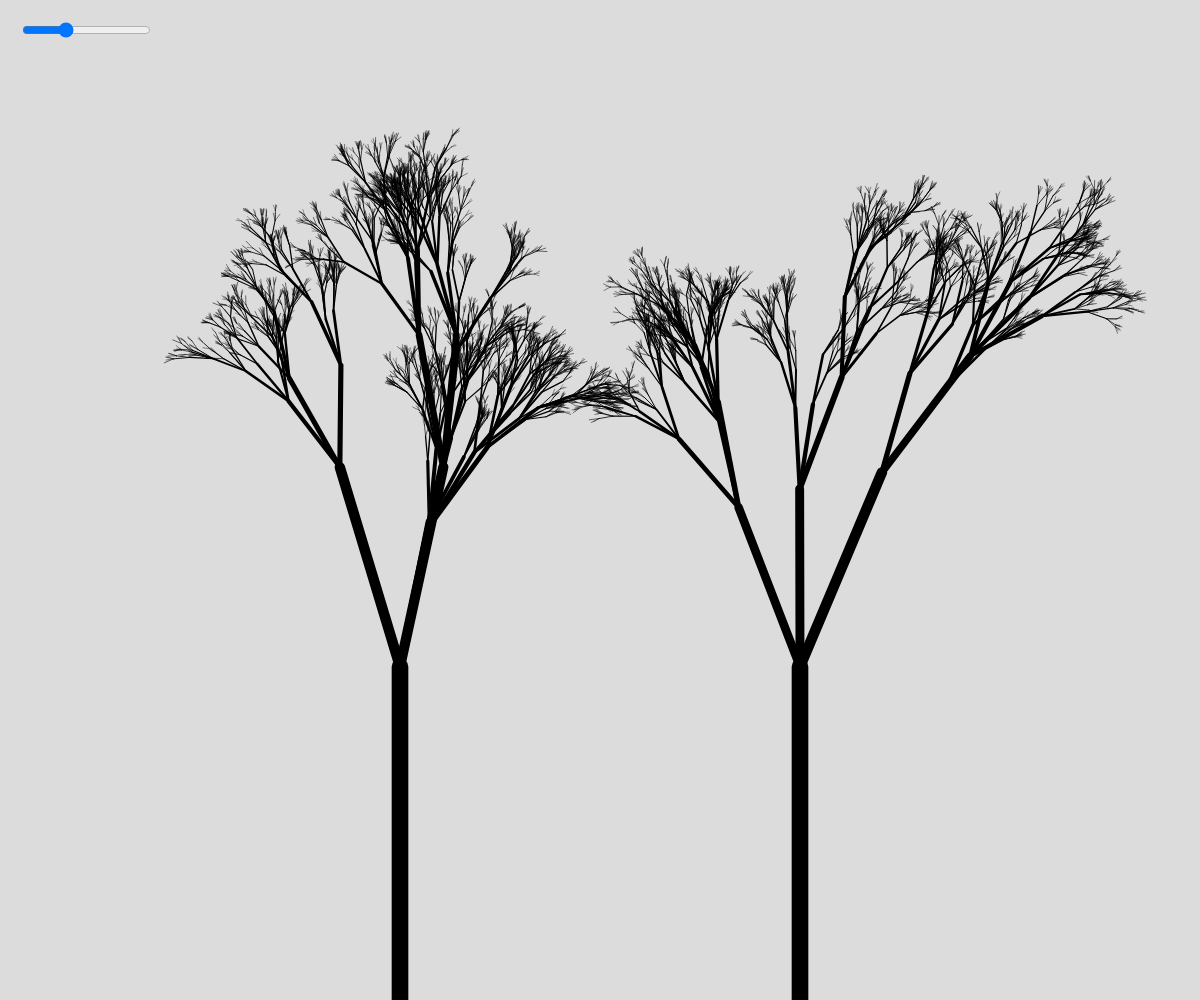
Frame 1 (no input)
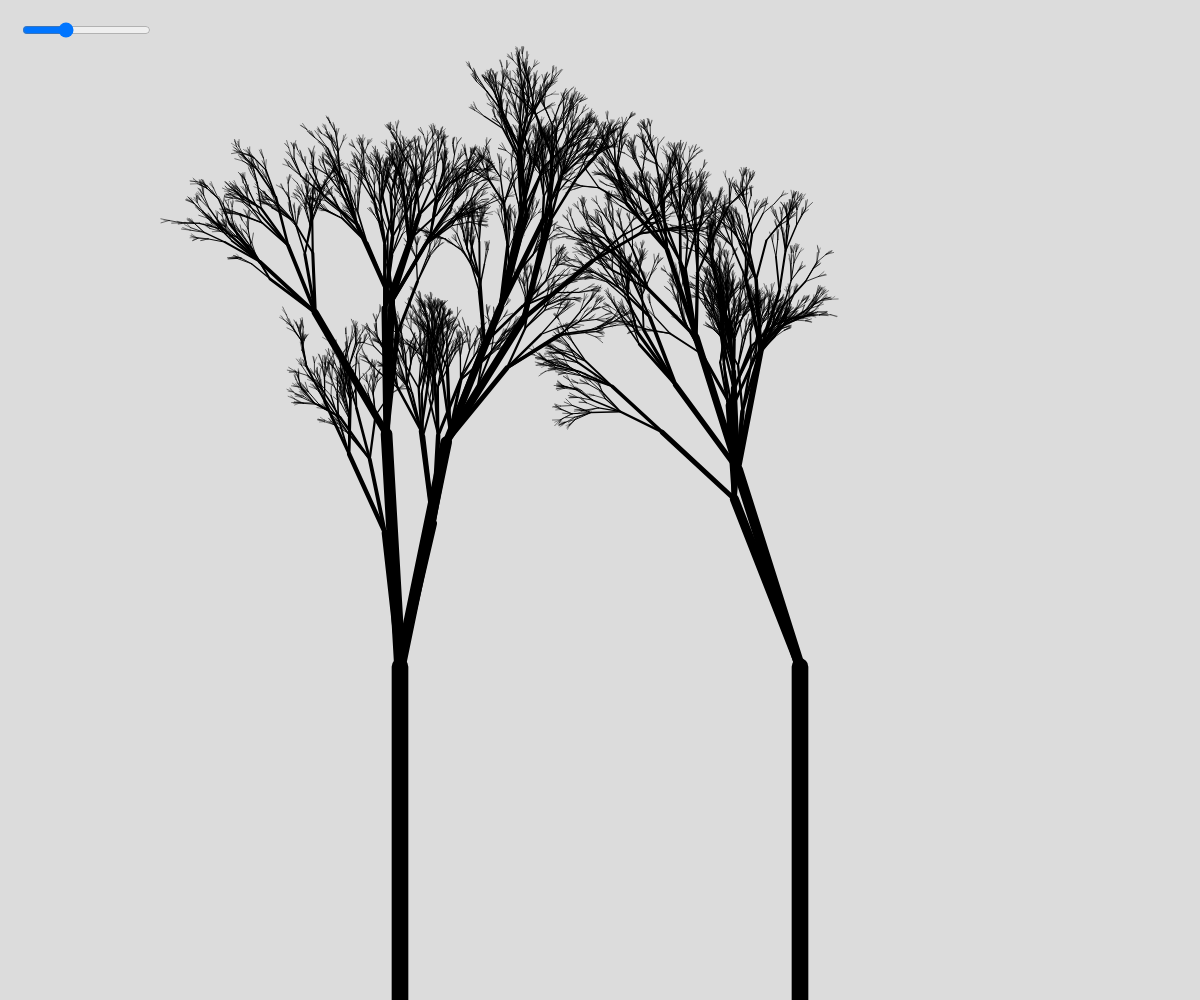
Frame 2 (the mouse pressed at the canvas centre, redrawn once)

The p5.js sketch that drew these frames (run headless with seeded random() and noise() and a simulated clock; the mouse was pressed at the canvas centre and the sketch redrawn once):

// p5.js sketch
// ── sketch.js
/*

   Recursión
*/

let spread, spreadSlider;


function setup() {
  createCanvas(windowWidth, windowHeight);
  fill(255, 100);
  spreadSlider = createSlider(0, HALF_PI, 0.5, 0.01);
  spreadSlider.position(20, 20);
  spreadSlider.changed(redraw);
  noLoop();
}

function draw() {
  spread = spreadSlider.value();
  background(220);
  branch(width/3, height, -HALF_PI, height/3);
  branch(width* 2/3, height, -HALF_PI, height/3);
}

function branch(x, y, ang, mag){
  push();
  translate(x, y);

  // inentidad circular
  // pasar de coordadas polares a cartesianas
  
  let nx = cos(ang) * mag;
  let ny = sin(ang) * mag;

  let sw = map(mag, 3, 300, .25, 15);
  strokeWeight(sw);
  line(0, 0, nx, ny);

  if(mag > 10){
    let numBranches = round(random(2, 5));
    for(let i = 0; i < numBranches; i++){
      branch(nx, ny, ang + random(-spread, spread), mag * random(0.4, 0.7));
    }
  }
  pop();
}
